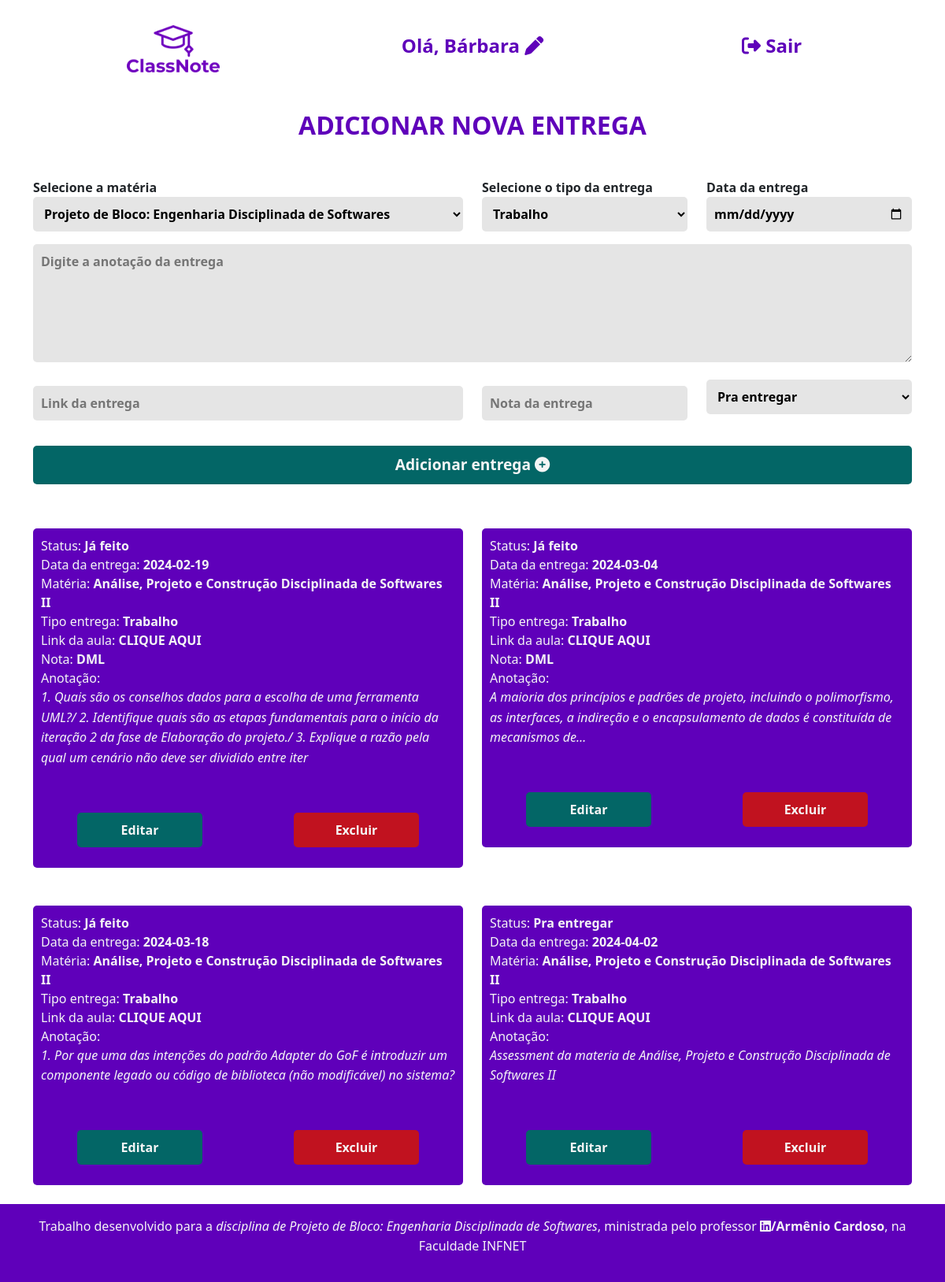
The page /entrega.php (signed in) on the database its author committed.
### tables this page shows
CREATE TABLE `entregas` (
  `id` int(11) NOT NULL,
  `materia_id` int(11) NOT NULL,
  `tipo_entrega` varchar(255) NOT NULL,
  `data_entrega` date NOT NULL,
  `status_entrega` varchar(255) NOT NULL,
  `anotacao_entrega` varchar(255) NOT NULL,
  `link_entrega` varchar(255) NOT NULL,
  `nota_entrega` varchar(255) DEFAULT NULL
);

CREATE TABLE `materias` (
  `id` int(11) NOT NULL,
  `nome` varchar(255) NOT NULL,
  `professor` varchar(255) NOT NULL,
  `segunda` tinyint(1) NOT NULL,
  `terca` tinyint(1) NOT NULL,
  `quarta` tinyint(1) NOT NULL,
  `quinta` tinyint(1) NOT NULL,
  `sexta` tinyint(1) NOT NULL,
  `sabado` tinyint(1) NOT NULL,
  `domingo` tinyint(1) NOT NULL,
  `hora` time NOT NULL
);

### entrega.php (the view, shortened to what this page needs)
<?php
include './includes/head.php';
?>
<div class="aula">
    <div class="container">
        <?php include './includes/header.php'; ?>
        <?php
        include './bd/conexao.php';
        $sql = "SELECT * FROM materias";
        $sql_entrega = "SELECT e.id, e.materia_id, m.nome, e.tipo_entrega, e.data_entrega, e.status_entrega, e.anotacao_entrega, e.link_entrega, e.nota_entrega FROM entregas e INNER JOIN materias m ON e.materia_id = m.id;";
        $resultado_materias = $conexao->query($sql);
        $resultado_entrega = $conexao->query($sql_entrega);
        if ($resultado_materias->num_rows > 0) {
            include './includes/form_entrega.php';
         } else {
            echo '
                <div class="d-flex justify-content-center align-items-center vh-100">
                    <p>Ainda não há matérias disponíveis. <a href="materia.php">Adicione uma matéria</a> para depois adicionar aulas.</p>
                </div>';
        }
        ?>
        <div class="row">
        <?php
            if ($resultado_entrega->num_rows > 0) {
                while ($row = $resultado_entrega->fetch_assoc()) {
                    $id_entrega = $row['id'];
                    $nome_materia = $row['nome'];
                    $tipo_entrega = $row['tipo_entrega'];
                    $data_entrega = $row['data_entrega'];
                    $status_entrega = $row['status_entrega'];
                    $anotacao_entrega = $row['anotacao_entrega'];
                    $link_entrega = $row['link_entrega'];
                    $nota_entrega = $row['nota_entrega'];
        ?>
                    <div class="col-xl-6 col-lg-6 col-md-12 col-sm-12 my-4">
                        <div class="lista-materia">
                            <span>Status: <b><?php echo $status_entrega; ?></b></span> <br />
                            <span>Data da entrega: <b><?php echo $data_entrega; ?></b></span> <br />
                            <span>Matéria: <b><?php echo $nome_materia; ?></b></span><br />
                            <span>Tipo entrega: <b><?php echo $tipo_entrega; ?></b></span><br />
                            <?php
                            if ($link_entrega !== "") {
                                echo '<span>Link da aula: <a href="'.$link_entrega.'" target="_blank"><b>CLIQUE AQUI</b></span></a><br />';
                            };
                            if ($nota_entrega !== "") {
                                echo '<span>Nota: <b>'.$nota_entrega.'</b></span><br />';
                            };
                            ?>
                            <span>Anotação: <p class="text-justify"><i><?php echo $anotacao_entrega; ?></i></p></span><br />
                            <div class="row">
                                <div class="col-xl-4 col-lg-4 col-md-12 col-sm-12 my-3 mx-auto text-center">
                                    <a href="./bd/select_entrega.php?id=<?php echo $id_entrega; ?>">
                                        <div class="btn-adicionar">
                                            Editar
                                        </div>
                                    </a>
                                </div>
                                <div class="col-xl-4 col-lg-4 col-md-12 col-sm-12 my-3 mx-auto text-center">
                                    <a href="./bd/delete_entrega.php?id=<?php echo $id_entrega; ?>">
                                        <div class="btn-excluir">
                                            Excluir
                                        </div>
                                    </a>
                                </div>
                            </div>
                        </div>
                    </div>
                <?php
                }
                } else {
                    echo '<div class="text-center"><i>Ainda não há aulas adicionadas</i></div>';
                }
                ?>
        </div>
    </div>
</div>
<?php
include './includes/footer.php';
?>

### css/style.css (style rules this page uses)
:root { --cor-primaria: #5F00BA; --cor-secundaria: #F5F5F5; --cor-vermelha: #c1121f; --cor-verde: #036666; --bg-input: #e5e5e5; }
p { font-size: 1rem; line-height: 1.6; margin-bottom: 1rem; }
a { text-decoration: none !important; color: inherit !important; }
.btn-adicionar { background: var(--cor-verde); color: var(--cor-secundaria); padding: 10px; font-weight: 600; border-radius: 5px; }
.btn-excluir { background: var(--cor-vermelha); color: var(--cor-secundaria); padding: 10px; font-weight: 600; border-radius: 5px; }
.lista-materia { background: var(--cor-primaria); color: var(--cor-secundaria); padding: 10px; border-radius: 5px; }

### rows shown on the page
entregas: status_entrega "Já feito", data_entrega "2024-02-19", materias.nome "Análise, Projeto e Construção Disciplinada de Softwares II", tipo_entrega "Trabalho", nota_entrega "DML", anotacao_entrega "1. Quais são os conselhos dados para a escolha de uma ferramenta UML?/ 2. Identifique quais são as etapas fundamentais para o início da iteração 2 da fase de Elaboração do projeto./ 3. Explique a razão pela qual um cenário não deve ser dividido entre iter"
entregas: status_entrega "Já feito", data_entrega "2024-03-04", materias.nome "Análise, Projeto e Construção Disciplinada de Softwares II", tipo_entrega "Trabalho", nota_entrega "DML", anotacao_entrega "A maioria dos princípios e padrões de projeto, incluindo o polimorfismo, as interfaces, a indireção e o encapsulamento de dados é constituída de mecanismos de…"
entregas: status_entrega "Já feito", data_entrega "2024-03-18", materias.nome "Análise, Projeto e Construção Disciplinada de Softwares II", tipo_entrega "Trabalho", anotacao_entrega "1. Por que uma das intenções do padrão Adapter do GoF é introduzir um componente legado ou código de biblioteca (não modificável) no sistema?"
entregas: status_entrega "Pra entregar", data_entrega "2024-04-02", materias.nome "Análise, Projeto e Construção Disciplinada de Softwares II", tipo_entrega "Trabalho", anotacao_entrega "Assessment da materia de Análise, Projeto e Construção Disciplinada de Softwares II"

### other values the page prints
$_SESSION['nome_usuario'] "Bárbara"
form field materia_id "Projeto de Bloco: Engenharia Disciplinada de Softwares"
